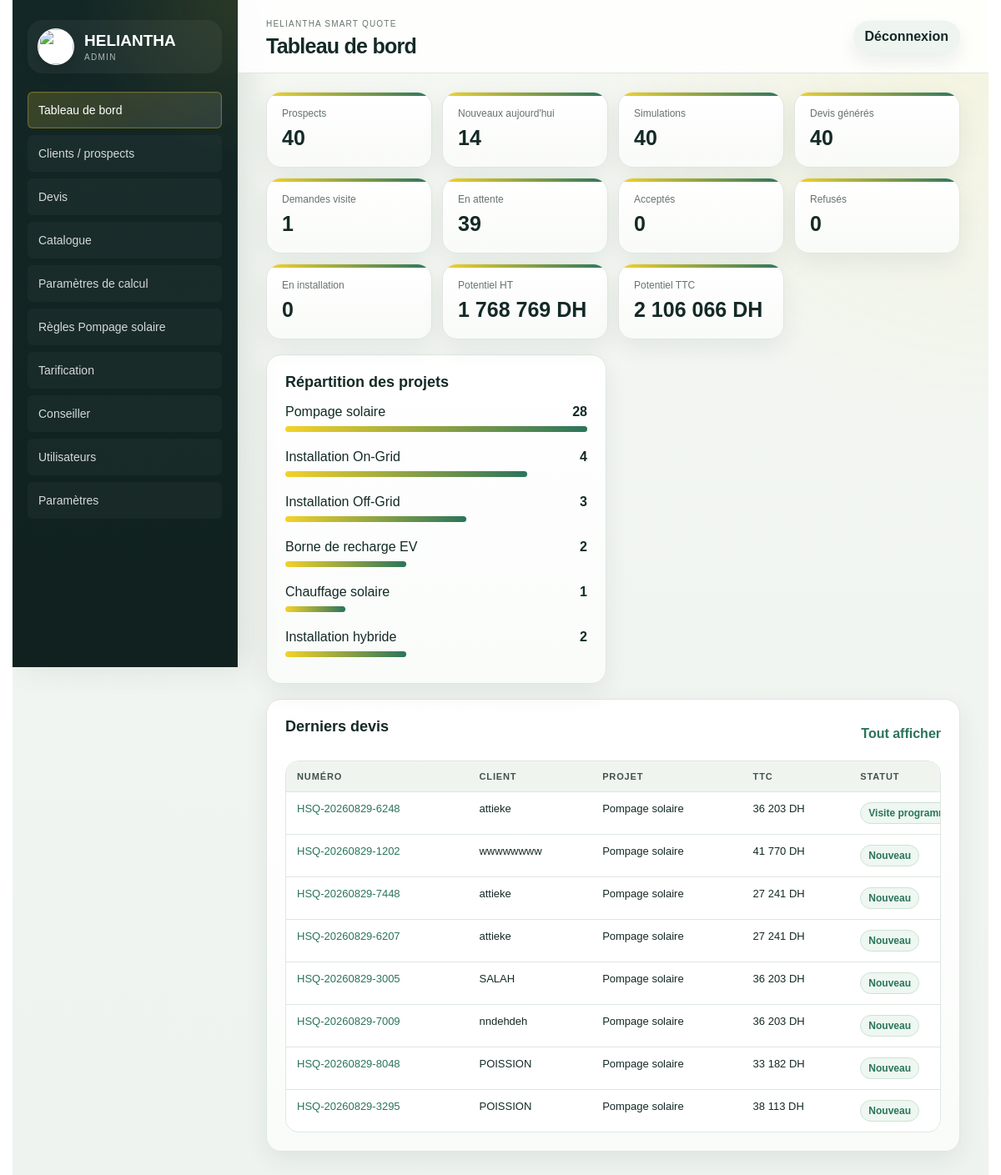
Page /admin/ (signed in) on the committed database.
### tables this page shows
CREATE TABLE quote_requests (
    id INTEGER PRIMARY KEY AUTOINCREMENT,
    quote_number TEXT NOT NULL UNIQUE,
    project TEXT NOT NULL,
    customer_name TEXT,
    phone TEXT,
    email TEXT,
    location TEXT,
    request_json TEXT NOT NULL,
    result_json TEXT NOT NULL,
    status TEXT NOT NULL DEFAULT 'Nouveau',
    created_at TEXT NOT NULL DEFAULT CURRENT_TIMESTAMP
, company TEXT, city TEXT, solution_name TEXT, amount_ht REAL, amount_ttc REAL, confidence INTEGER, reliability_json TEXT, calculation_detail_json TEXT, financial_breakdown_json TEXT, selected_equipment_json TEXT, calculator_versions_json TEXT, technical_parameters_json TEXT, quote_snapshot_json TEXT, technical_reference_json TEXT, updated_at TEXT, bom_json TEXT, technical_configuration_json TEXT, compatibility_json TEXT, product_selections_json TEXT, selected_offer_level TEXT);

### app/routes.py (the view)
@bp.get("/admin/")
def admin_dashboard():
    return render_template(
        "admin/dashboard.html",
        stats=dashboard_stats(),
        project_labels=PROJECT_LABELS,
        statuses=QUOTE_STATUSES,
    )

### app/db.py (called while the page is built)
def get_db():
    if "db" not in g:
        g.db = sqlite3.connect(current_app.config["DATABASE"])
        g.db.row_factory = sqlite3.Row
    return g.db

def ensure_schema(db=None):
    db = db or get_db()
    db.executescript(SCHEMA)
    _migrate_quote_requests(db)
    _migrate_products(db)
    _migrate_calculation_parameters(db)
    _migrate_pumping_solar_rules(db)
    _migrate_public_tracking(db)
    _migrate_users(db)
    _migrate_advisor(db)
    _seed_defaults(db)
    db.commit()

def _migrate_quote_requests(db):
    existing = {row["name"] for row in db.execute("PRAGMA table_info(quote_requests)").fetchall()}
    for column, column_type in QUOTE_COLUMNS.items():
        if column not in existing:
            db.execute(f"ALTER TABLE quote_requests ADD COLUMN {column} {column_type}")

def _migrate_products(db):
    existing = {row["name"] for row in db.execute("PRAGMA table_info(products)").fetchall()}
    for column, column_type in PRODUCT_COLUMNS.items():
        if column not in existing:
            db.execute(f"ALTER TABLE products ADD COLUMN {column} {column_type}")
    db.execute(
        """CREATE INDEX IF NOT EXISTS idx_products_catalog_lookup
        ON products(active, category, brand, stock, priority)"""
    )

def _migrate_calculation_parameters(db):
    existing = {row["name"] for row in db.execute("PRAGMA table_info(calculation_parameters)").fetchall()}
    for column, column_type in CALCULATION_PARAMETER_COLUMNS.items():
        if column not in existing:
            db.execute(f"ALTER TABLE calculation_parameters ADD COLUMN {column} {column_type}")

def _migrate_pumping_solar_rules(db):
    existing = {row["name"] for row in db.execute("PRAGMA table_info(pumping_solar_rules)").fetchall()}
    for column, column_type in PUMPING_SOLAR_RULE_COLUMNS.items():
        if column not in existing:
            db.execute(f"ALTER TABLE pumping_solar_rules ADD COLUMN {column} {column_type}")
    db.execute(
        """CREATE INDEX IF NOT EXISTS idx_pumping_solar_rules_lookup
        ON pumping_solar_rules(active, rule_type, pump_cv, panel_power_w, drive_power_kw, phase, sort_order)"""
    )

def _migrate_public_tracking(db):
    db.execute(
        """CREATE INDEX IF NOT EXISTS idx_visit_requests_quote
        ON visit_requests(quote_id, created_at DESC)"""
    )
    db.execute(
        """CREATE INDEX IF NOT EXISTS idx_quote_client_events_quote
        ON quote_client_events(quote_id, created_at DESC)"""
    )

### templates/admin/dashboard.html (shortened to what this page needs)
{% extends "admin/base.html" %}
{% block page_title %}Tableau de bord{% endblock %}
{% block content %}
<section class="stat-grid">
  <article><small>Prospects</small><b>{{ stats.total_prospects }}</b></article>
  <article><small>Nouveaux aujourd'hui</small><b>{{ stats.new_today }}</b></article>
  <article><small>Simulations</small><b>{{ stats.simulations }}</b></article>
  <article><small>Devis générés</small><b>{{ stats.quotes_generated }}</b></article>
  <article><small>Demandes visite</small><b>{{ stats.visit_requests }}</b></article>
  <article><small>En attente</small><b>{{ stats.pending_quotes }}</b></article>
  <article><small>Acceptés</small><b>{{ stats.accepted_quotes }}</b></article>
  <article><small>Refusés</small><b>{{ stats.refused_quotes }}</b></article>
  <article><small>En installation</small><b>{{ stats.installing_projects }}</b></article>
  <article><small>Potentiel HT</small><b>{{ "{:,.0f}".format(stats.potential_ht).replace(",", " ") }} DH</b></article>
  <article><small>Potentiel TTC</small><b>{{ "{:,.0f}".format(stats.potential_ttc).replace(",", " ") }} DH</b></article>
</section>
<section class="admin-grid two">
  <article class="panel">
    <h2>Répartition des projets</h2>
    <div class="bars">
      {% for key, count in stats.by_project.items() %}
      <div><span>{{ project_labels.get(key, key) }}</span><b>{{ count }}</b><i style="width: {{ count * 20 if count < 5 else 100 }}%"></i></div>
      {% else %}<p class="muted">Aucune simulation pour le moment.</p>{% endfor %}
    </div>
  </article>
</section>
<section class="panel">
  <div class="panel-head"><h2>Derniers devis</h2><a class="text-button" href="{{ url_for('main.admin_quotes') }}">Tout afficher</a></div>
  <div class="table-wrap">
    <table>
      <thead><tr><th>Numéro</th><th>Client</th><th>Projet</th><th>TTC</th><th>Statut</th></tr></thead>
      <tbody>
        {% for q in stats.latest_quotes %}
        <tr>
          <td><a href="{{ url_for('main.admin_quote_detail', quote_id=q.id) }}">{{ q.quote_number }}</a></td>
          <td>{{ q.customer_name or "-" }}</td>
          <td>{{ project_labels.get(q.project, q.project) }}</td>
          <td>{{ "{:,.0f}".format(q.amount_ttc or 0).replace(",", " ") }} DH</td>
          <td><span class="status">{{ q.status }}</span></td>
        </tr>
        {% else %}<tr><td colspan="5">Aucun devis enregistré.</td></tr>{% endfor %}
      </tbody>
    </table>
  </div>
</section>
{% endblock %}

### static/css/admin.css (style rules this page uses)
:root { --ink:#142a27;--muted:#66736f;--line:#dfe6e1;--paper:#f6f7f1;--white:#fff;--yellow:#f4d229;--green:#164b3d;--green2:#2b745c;--blue:#e3f0f5;--danger:#b42318;--warn:#9a6700;--shadow:0 18px 50px rgba(17,45,38,.12) }
html { scroll-behavior:smooth;overscroll-behavior-y:none;scrollbar-gutter:stable both-edges }
* { box-sizing:border-box }
body { margin:0;color:var(--ink);font-family:Arial,Helvetica,sans-serif;background:var(--paper);overflow-x:clip;min-width:320px }
a { color:var(--green2);text-decoration:none }
main,section,article,aside,header,footer,nav,form { min-width:0 }
.admin-app { display:grid;grid-template-columns:270px 1fr;min-height:100vh }
.stat-grid { display:grid;grid-template-columns:repeat(4,minmax(0,1fr));gap:12px;margin-bottom:18px }
.stat-grid article,.panel { background:white;border:1px solid var(--line);border-radius:8px;box-shadow:0 4px 14px rgba(17,45,38,.04) }
.stat-grid article { padding:18px }
.stat-grid small { display:block;color:var(--muted);font-size:12px }
.stat-grid b { display:block;margin-top:8px;font-size:25px }
.panel { padding:20px;margin-bottom:18px }
.panel h2 { font-size:18px;margin:0 0 16px }
.panel-head { display:flex;align-items:center;justify-content:space-between;gap:15px }
.admin-grid { display:grid;gap:18px }
.admin-grid.two { grid-template-columns:1fr 1fr }
.table-wrap { overflow:auto;border:1px solid var(--line);border-radius:7px;-webkit-overflow-scrolling:touch;overscroll-behavior:contain }
table { width:100%;border-collapse:collapse;min-width:820px;background:white }
th,td { padding:12px 13px;border-bottom:1px solid var(--line);text-align:left;vertical-align:top;font-size:13px;overflow-wrap:anywhere;word-break:break-word }
th { background:#f0f4ef;color:#42524d;font-size:11px;text-transform:uppercase;letter-spacing:.08em }
tr:last-child td { border-bottom:0 }
.admin-button,.ghost-button,.text-button { border:0;border-radius:6px;cursor:pointer;font-weight:700 }
.text-button { background:transparent;color:var(--green2) }
.status,.badge { display:inline-flex;align-items:center;border-radius:999px;background:#edf5ef;color:var(--green);padding:5px 9px;font-size:12px;font-weight:700 }
.bars { display:grid;gap:12px }
.bars div { display:grid;grid-template-columns:1fr auto;gap:8px;position:relative;padding-bottom:9px }
.bars i { grid-column:1/-1;display:block;height:7px;border-radius:999px;background:linear-gradient(90deg,var(--yellow),var(--green2));max-width:100% }
body { background: radial-gradient(circle at top right, rgba(244,210,41,.10), transparent 28%), linear-gradient(180deg, #f4f7f2 0%, #eef3ef 100%); }
.admin-button, .ghost-button, .text-button { border-radius: 999px; }
.text-button { font-weight: 800; }
.stat-grid article, .panel, .parameter-card, .config-section-card, .selection-card, .compatibility-card, .offer-grid article, .login-card, .pdf-sheet { border-radius: 18px; box-shadow: 0 10px 28px rgba(17,45,38,.07); }
.stat-grid article { position: relative; overflow: hidden; padding: 18px 18px 20px; background: linear-gradient(180deg, #fff 0%, #f9fbf8 100%); }
.stat-grid article::before { content:""; position:absolute; inset:0 0 auto 0; height:4px; background: linear-gradient(90deg, var(--yellow), var(--green2)); }
.panel { padding: 22px; background: linear-gradient(180deg, rgba(255,255,255,.98) 0%, rgba(250,252,250,.96) 100%); }
.panel-head { margin-bottom: 14px; }
.table-wrap { border-radius: 16px; box-shadow: inset 0 0 0 1px rgba(223,230,225,.65); }
table { min-width: 900px; }
th { position: sticky; top: 0; z-index: 1; }
.badge, .status { background: #eef7f1; color: var(--green2); border: 1px solid #cfe2d4; }
.admin-grid.two { gap: 16px; }

### rows in the picture
quote_requests: get "Pompage solaire", count "28", {{ count * 20 if count < 5 else 100 }} 100 (drawn), quote_number "HSQ-20260829-6248", customer_name "attieke", amount_ttc "36 203", status "Visite…"
quote_requests: get "Installation On-Grid", count "4", {{ count * 20 if count < 5 else 100 }} 80 (drawn)
quote_requests: get "Installation Off-Grid", count "3", {{ count * 20 if count < 5 else 100 }} 60 (drawn)
quote_requests: get "Borne de recharge EV", count "2", {{ count * 20 if count < 5 else 100 }} 40 (drawn)
quote_requests: get "Chauffage solaire", count "1", {{ count * 20 if count < 5 else 100 }} 20 (drawn)
quote_requests: get "Installation hybride", count "2", {{ count * 20 if count < 5 else 100 }} 40 (drawn)
quote_requests: quote_number "HSQ-20260829-1202", customer_name "wwwwwwww", get "Pompage solaire", amount_ttc "41 770", status "Nouveau"
quote_requests: quote_number "HSQ-20260829-7448", customer_name "attieke", get "Pompage solaire", amount_ttc "27 241", status "Nouveau"
quote_requests: quote_number "HSQ-20260829-6207", customer_name "attieke", get "Pompage solaire", amount_ttc "27 241", status "Nouveau"
quote_requests: quote_number "HSQ-20260829-3005", customer_name "SALAH", get "Pompage solaire", amount_ttc "36 203", status "Nouveau"
quote_requests: quote_number "HSQ-20260829-7009", customer_name "nndehdeh", get "Pompage solaire", amount_ttc "36 203", status "Nouveau"
quote_requests: quote_number "HSQ-20260829-8048", customer_name "POISSION", get "Pompage solaire", amount_ttc "33 182", status "Nouveau"
quote_requests: quote_number "HSQ-20260829-3295", customer_name "POISSION", get "Pompage solaire", amount_ttc "38 113", status "Nouveau"

### other values in the picture
{{ stats.total_prospects }} "40"
{{ stats.new_today }} "14"
{{ stats.simulations }} "40"
{{ stats.quotes_generated }} "40"
{{ stats.visit_requests }} "1"
{{ stats.pending_quotes }} "39"
{{ stats.accepted_quotes }} "0"
{{ stats.refused_quotes }} "0"
{{ stats.installing_projects }} "0"
{{ "{:,.0f}".format(stats.potential_ht).replace(",", " ") }} "1 768 769"
{{ "{:,.0f}".format(stats.potential_ttc).replace(",", " ") }} "2 106 066"
